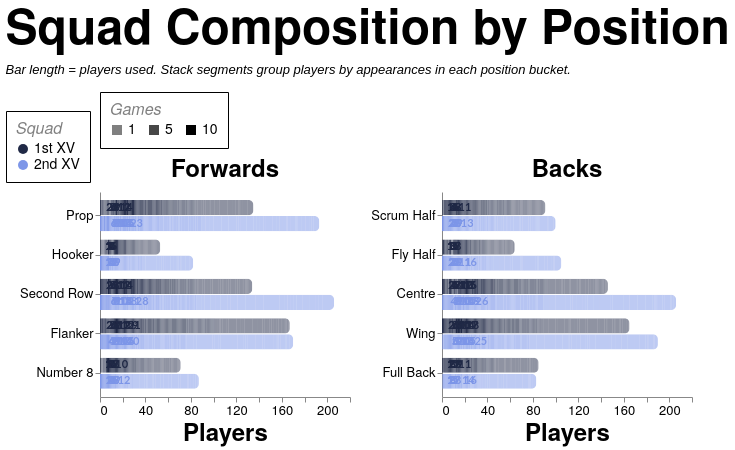

The Vega-Lite source for this figure:
### Vega-Lite specification from a JSON file in a GitHub repository (floating-point values rounded to 4 significant figures; data arrays with more than 128 entries replaced by an {"elided": "..."} marker saying what was removed)
{"config": {"axis": {"labelFont": "PT Sans Narrow, Helvetica Neue, Helvetica, Arial, sans-serif", "titleFont": "PT Sans Narrow, Helvetica Neue, Helvetica, Arial, sans-serif", "labelFontSize": 13, "titleFontSize": 24, "gridColor": "#202947", "gridOpacity": 0.2, "zindex": 1}, "text": {"font": "Lato, sans-serif"}, "bar": {"cornerRadiusEnd": 5}, "header": {"labelFont": "PT Sans Narrow, Helvetica Neue, Helvetica, Arial, sans-serif", "titleFont": "PT Sans Narrow, Helvetica Neue, Helvetica, Arial, sans-serif", "labelFontSize": 24, "titleFontSize": 28, "labelFontWeight": "bold", "orient": "left"}, "legend": {"labelFont": "PT Sans Narrow, Helvetica Neue, Helvetica, Arial, sans-serif", "titleFont": "PT Sans Narrow, Helvetica Neue, Helvetica, Arial, sans-serif", "labelFontSize": 14, "titleFontSize": 16, "titlePadding": 5, "fillColor": "white", "strokeColor": "black", "padding": 10, "titleFontWeight": "lighter", "titleFontStyle": "italic", "titleColor": "gray", "offset": 10}, "title": {"font": "PT Sans Narrow, Helvetica Neue, Helvetica, Arial, sans-serif", "fontSize": 48, "fontWeight": "bold", "anchor": "start", "align": "center", "titlePadding": 20, "subtitlePadding": 10, "subtitleFontSize": 13, "subtitleColor": "", "subtitleFontStyle": "italic", "offset": 15, "color": "black"}, "axisX": {"labelAngle": 0}, "facet": {"title": null, "header": null, "align": {"row": "each", "column": "each"}}, "resolve": {"scale": {"y": "independent", "facet": "independent"}}, "background": "transparent", "scale": {"offsetBandPaddingOuter": 0.2, "offsetBandPaddingInner": 0.1}, "view": {"stroke": null, "background": "transparent"}}, "data": {"name": "data-e71d0eca99a0386517675fa6b8c79f76"}, "facet": {"column": {"field": "unit", "sort": ["Forwards", "Backs"], "title": null, "type": "nominal"}}, "spec": {"layer": [{"mark": {"type": "bar"}, "encoding": {"color": {"field": "squad", "legend": {"labelExpr": "datum.value + ' XV'", "orient": "bottom-right", "title": "Squad"}, "scale": {"domain": ["1st", "2nd"], "range": ["#202946", "#7d96e8"]}, "type": "nominal"}, "detail": {"field": "games", "type": "quantitative"}, "opacity": {"field": "games", "legend": {"orient": "top", "title": "Games", "titleOrient": "top", "values": [1, 5, 10]}, "scale": {"domain": [1, 10], "range": [0.5, 1]}, "type": "quantitative"}, "order": {"field": "games", "sort": "descending", "type": "quantitative"}, "tooltip": [{"field": "season", "title": "Season", "type": "nominal"}, {"field": "squad", "title": "Squad", "type": "nominal"}, {"field": "unit", "title": "Unit", "type": "nominal"}, {"field": "position", "title": "Position", "type": "nominal"}, {"field": "players", "title": "Players", "type": "quantitative"}, {"field": "games", "title": "Appearances per player", "type": "quantitative"}], "x": {"axis": {"grid": false, "tickMinStep": 1}, "field": "players", "stack": "zero", "title": "Players", "type": "quantitative"}, "y": {"field": "position", "sort": {"field": "position_order", "op": "min", "order": "ascending"}, "title": null, "type": "nominal"}, "yOffset": {"field": "squad", "scale": {"paddingInner": 0.05, "paddingOuter": 0.01}, "sort": ["1st", "2nd"], "type": "nominal"}}}, {"mark": {"type": "text", "align": "left", "baseline": "middle", "dx": 4, "fontSize": 11, "fontWeight": "bold"}, "encoding": {"color": {"field": "squad", "legend": {"labelExpr": "datum.value + ' XV'", "orient": "bottom-right", "title": "Squad"}, "scale": {"domain": ["1st", "2nd"], "range": ["#202946", "#7d96e8"]}, "type": "nominal"}, "text": {"field": "total_players", "format": ".0f", "type": "quantitative"}, "tooltip": [{"field": "season", "title": "Season", "type": "nominal"}, {"field": "countModeLabel", "title": "Position Count Mode", "type": "nominal"}, {"field": "squad", "title": "Squad", "type": "nominal"}, {"field": "unit", "title": "Unit", "type": "nominal"}, {"field": "position", "title": "Position", "type": "nominal"}, {"field": "total_players", "title": "Total Players", "type": "quantitative"}], "x": {"axis": {"grid": false, "tickMinStep": 1}, "field": "total_players", "type": "quantitative"}, "y": {"field": "position", "sort": {"field": "position_order", "op": "min", "order": "ascending"}, "title": null, "type": "nominal"}, "yOffset": {"field": "squad", "scale": {"paddingInner": 0.05, "paddingOuter": 0.01}, "sort": ["1st", "2nd"], "type": "nominal"}}, "transform": [{"aggregate": [{"op": "sum", "field": "players", "as": "total_players"}], "groupby": ["season", "countMode", "countModeLabel", "squad", "unit", "position", "position_order"]}]}], "height": {"step": 16}, "width": 250}, "resolve": {"scale": {"x": "shared", "y": "independent"}}, "spacing": 20, "title": {"text": "Squad Composition by Position", "subtitle": ["Bar length = players used. Stack segments group players by appearances in each position bucket."]}, "$schema": "https://vega.github.io/schema/vega-lite/v5.20.1.json", "datasets": {"data-e71d0eca99a0386517675fa6b8c79f76": {"elided": "1521 records"}}}
